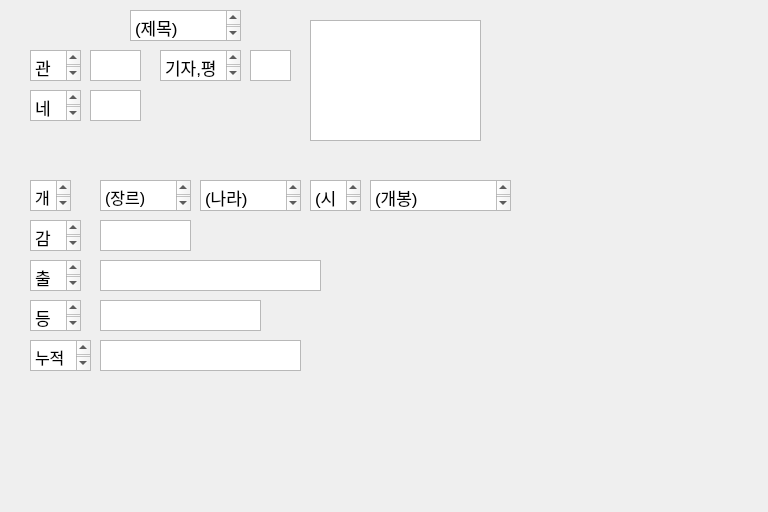
<?xml version="1.0" encoding="UTF-8"?>
<ui version="4.0">
 <class>Dialog</class>
 <widget class="QDialog" name="Dialog">
  <property name="geometry">
   <rect>
    <x>0</x>
    <y>0</y>
    <width>768</width>
    <height>512</height>
   </rect>
  </property>
  <property name="windowTitle">
   <string>Dialog</string>
  </property>
  <widget class="QTextEdit" name="textEdit">
   <property name="geometry">
    <rect>
     <x>130</x>
     <y>10</y>
     <width>111</width>
     <height>31</height>
    </rect>
   </property>
   <property name="html">
    <string>&lt;!DOCTYPE HTML PUBLIC &quot;-//W3C//DTD HTML 4.0//EN&quot; &quot;http://www.w3.org/TR/REC-html40/strict.dtd&quot;&gt;
&lt;html&gt;&lt;head&gt;&lt;meta name=&quot;qrichtext&quot; content=&quot;1&quot; /&gt;&lt;style type=&quot;text/css&quot;&gt;
p, li { white-space: pre-wrap; }
&lt;/style&gt;&lt;/head&gt;&lt;body style=&quot; font-family:'.AppleSystemUIFont'; font-size:13pt; font-weight:400; font-style:normal;&quot;&gt;
&lt;p style=&quot; margin-top:0px; margin-bottom:0px; margin-left:0px; margin-right:0px; -qt-block-indent:0; text-indent:0px;&quot;&gt;(제목)&lt;/p&gt;&lt;/body&gt;&lt;/html&gt;</string>
   </property>
  </widget>
  <widget class="QTextEdit" name="textEdit_2">
   <property name="geometry">
    <rect>
     <x>30</x>
     <y>50</y>
     <width>51</width>
     <height>31</height>
    </rect>
   </property>
   <property name="html">
    <string>&lt;!DOCTYPE HTML PUBLIC &quot;-//W3C//DTD HTML 4.0//EN&quot; &quot;http://www.w3.org/TR/REC-html40/strict.dtd&quot;&gt;
&lt;html&gt;&lt;head&gt;&lt;meta name=&quot;qrichtext&quot; content=&quot;1&quot; /&gt;&lt;style type=&quot;text/css&quot;&gt;
p, li { white-space: pre-wrap; }
&lt;/style&gt;&lt;/head&gt;&lt;body style=&quot; font-family:'.AppleSystemUIFont'; font-size:13pt; font-weight:400; font-style:normal;&quot;&gt;
&lt;p style=&quot; margin-top:0px; margin-bottom:0px; margin-left:0px; margin-right:0px; -qt-block-indent:0; text-indent:0px;&quot;&gt;관람객&lt;/p&gt;&lt;/body&gt;&lt;/html&gt;</string>
   </property>
  </widget>
  <widget class="QTextEdit" name="textEdit_3">
   <property name="geometry">
    <rect>
     <x>160</x>
     <y>50</y>
     <width>81</width>
     <height>31</height>
    </rect>
   </property>
   <property name="html">
    <string>&lt;!DOCTYPE HTML PUBLIC &quot;-//W3C//DTD HTML 4.0//EN&quot; &quot;http://www.w3.org/TR/REC-html40/strict.dtd&quot;&gt;
&lt;html&gt;&lt;head&gt;&lt;meta name=&quot;qrichtext&quot; content=&quot;1&quot; /&gt;&lt;style type=&quot;text/css&quot;&gt;
p, li { white-space: pre-wrap; }
&lt;/style&gt;&lt;/head&gt;&lt;body style=&quot; font-family:'.AppleSystemUIFont'; font-size:13pt; font-weight:400; font-style:normal;&quot;&gt;
&lt;p style=&quot; margin-top:0px; margin-bottom:0px; margin-left:0px; margin-right:0px; -qt-block-indent:0; text-indent:0px;&quot;&gt;기자,평론가&lt;/p&gt;&lt;/body&gt;&lt;/html&gt;</string>
   </property>
  </widget>
  <widget class="QTextEdit" name="textEdit_4">
   <property name="geometry">
    <rect>
     <x>30</x>
     <y>90</y>
     <width>51</width>
     <height>31</height>
    </rect>
   </property>
   <property name="html">
    <string>&lt;!DOCTYPE HTML PUBLIC &quot;-//W3C//DTD HTML 4.0//EN&quot; &quot;http://www.w3.org/TR/REC-html40/strict.dtd&quot;&gt;
&lt;html&gt;&lt;head&gt;&lt;meta name=&quot;qrichtext&quot; content=&quot;1&quot; /&gt;&lt;style type=&quot;text/css&quot;&gt;
p, li { white-space: pre-wrap; }
&lt;/style&gt;&lt;/head&gt;&lt;body style=&quot; font-family:'.AppleSystemUIFont'; font-size:13pt; font-weight:400; font-style:normal;&quot;&gt;
&lt;p style=&quot; margin-top:0px; margin-bottom:0px; margin-left:0px; margin-right:0px; -qt-block-indent:0; text-indent:0px;&quot;&gt;네티즌&lt;/p&gt;&lt;/body&gt;&lt;/html&gt;</string>
   </property>
  </widget>
  <widget class="QTextEdit" name="textEdit_5">
   <property name="geometry">
    <rect>
     <x>90</x>
     <y>50</y>
     <width>51</width>
     <height>31</height>
    </rect>
   </property>
   <property name="html">
    <string>&lt;!DOCTYPE HTML PUBLIC &quot;-//W3C//DTD HTML 4.0//EN&quot; &quot;http://www.w3.org/TR/REC-html40/strict.dtd&quot;&gt;
&lt;html&gt;&lt;head&gt;&lt;meta name=&quot;qrichtext&quot; content=&quot;1&quot; /&gt;&lt;style type=&quot;text/css&quot;&gt;
p, li { white-space: pre-wrap; }
&lt;/style&gt;&lt;/head&gt;&lt;body style=&quot; font-family:'.AppleSystemUIFont'; font-size:13pt; font-weight:400; font-style:normal;&quot;&gt;
&lt;p style=&quot;-qt-paragraph-type:empty; margin-top:0px; margin-bottom:0px; margin-left:0px; margin-right:0px; -qt-block-indent:0; text-indent:0px;&quot;&gt;&lt;br /&gt;&lt;/p&gt;&lt;/body&gt;&lt;/html&gt;</string>
   </property>
  </widget>
  <widget class="QTextEdit" name="textEdit_6">
   <property name="geometry">
    <rect>
     <x>90</x>
     <y>90</y>
     <width>51</width>
     <height>31</height>
    </rect>
   </property>
   <property name="html">
    <string>&lt;!DOCTYPE HTML PUBLIC &quot;-//W3C//DTD HTML 4.0//EN&quot; &quot;http://www.w3.org/TR/REC-html40/strict.dtd&quot;&gt;
&lt;html&gt;&lt;head&gt;&lt;meta name=&quot;qrichtext&quot; content=&quot;1&quot; /&gt;&lt;style type=&quot;text/css&quot;&gt;
p, li { white-space: pre-wrap; }
&lt;/style&gt;&lt;/head&gt;&lt;body style=&quot; font-family:'.AppleSystemUIFont'; font-size:13pt; font-weight:400; font-style:normal;&quot;&gt;
&lt;p style=&quot;-qt-paragraph-type:empty; margin-top:0px; margin-bottom:0px; margin-left:0px; margin-right:0px; -qt-block-indent:0; text-indent:0px;&quot;&gt;&lt;br /&gt;&lt;/p&gt;&lt;/body&gt;&lt;/html&gt;</string>
   </property>
  </widget>
  <widget class="QTextEdit" name="textEdit_7">
   <property name="geometry">
    <rect>
     <x>250</x>
     <y>50</y>
     <width>41</width>
     <height>31</height>
    </rect>
   </property>
   <property name="html">
    <string>&lt;!DOCTYPE HTML PUBLIC &quot;-//W3C//DTD HTML 4.0//EN&quot; &quot;http://www.w3.org/TR/REC-html40/strict.dtd&quot;&gt;
&lt;html&gt;&lt;head&gt;&lt;meta name=&quot;qrichtext&quot; content=&quot;1&quot; /&gt;&lt;style type=&quot;text/css&quot;&gt;
p, li { white-space: pre-wrap; }
&lt;/style&gt;&lt;/head&gt;&lt;body style=&quot; font-family:'.AppleSystemUIFont'; font-size:13pt; font-weight:400; font-style:normal;&quot;&gt;
&lt;p style=&quot;-qt-paragraph-type:empty; margin-top:0px; margin-bottom:0px; margin-left:0px; margin-right:0px; -qt-block-indent:0; text-indent:0px;&quot;&gt;&lt;br /&gt;&lt;/p&gt;&lt;/body&gt;&lt;/html&gt;</string>
   </property>
  </widget>
  <widget class="QGraphicsView" name="graphicsView">
   <property name="geometry">
    <rect>
     <x>310</x>
     <y>20</y>
     <width>171</width>
     <height>121</height>
    </rect>
   </property>
  </widget>
  <widget class="QTextEdit" name="textEdit_8">
   <property name="geometry">
    <rect>
     <x>30</x>
     <y>180</y>
     <width>41</width>
     <height>31</height>
    </rect>
   </property>
   <property name="html">
    <string>&lt;!DOCTYPE HTML PUBLIC &quot;-//W3C//DTD HTML 4.0//EN&quot; &quot;http://www.w3.org/TR/REC-html40/strict.dtd&quot;&gt;
&lt;html&gt;&lt;head&gt;&lt;meta name=&quot;qrichtext&quot; content=&quot;1&quot; /&gt;&lt;style type=&quot;text/css&quot;&gt;
p, li { white-space: pre-wrap; }
&lt;/style&gt;&lt;/head&gt;&lt;body style=&quot; font-family:'.AppleSystemUIFont'; font-size:13pt; font-weight:400; font-style:normal;&quot;&gt;
&lt;p style=&quot; margin-top:0px; margin-bottom:0px; margin-left:0px; margin-right:0px; -qt-block-indent:0; text-indent:0px;&quot;&gt;&lt;span style=&quot; font-size:12pt;&quot;&gt;개요&lt;/span&gt;&lt;/p&gt;
&lt;p style=&quot;-qt-paragraph-type:empty; margin-top:0px; margin-bottom:0px; margin-left:0px; margin-right:0px; -qt-block-indent:0; text-indent:0px; font-size:12pt;&quot;&gt;&lt;br /&gt;&lt;/p&gt;&lt;/body&gt;&lt;/html&gt;</string>
   </property>
  </widget>
  <widget class="QTextEdit" name="textEdit_9">
   <property name="geometry">
    <rect>
     <x>100</x>
     <y>180</y>
     <width>91</width>
     <height>31</height>
    </rect>
   </property>
   <property name="html">
    <string>&lt;!DOCTYPE HTML PUBLIC &quot;-//W3C//DTD HTML 4.0//EN&quot; &quot;http://www.w3.org/TR/REC-html40/strict.dtd&quot;&gt;
&lt;html&gt;&lt;head&gt;&lt;meta name=&quot;qrichtext&quot; content=&quot;1&quot; /&gt;&lt;style type=&quot;text/css&quot;&gt;
p, li { white-space: pre-wrap; }
&lt;/style&gt;&lt;/head&gt;&lt;body style=&quot; font-family:'.AppleSystemUIFont'; font-size:13pt; font-weight:400; font-style:normal;&quot;&gt;
&lt;p style=&quot; margin-top:0px; margin-bottom:0px; margin-left:0px; margin-right:0px; -qt-block-indent:0; text-indent:0px;&quot;&gt;&lt;span style=&quot; font-size:12pt;&quot;&gt;(장르)&lt;/span&gt;&lt;/p&gt;&lt;/body&gt;&lt;/html&gt;</string>
   </property>
  </widget>
  <widget class="QTextEdit" name="textEdit_10">
   <property name="geometry">
    <rect>
     <x>200</x>
     <y>180</y>
     <width>101</width>
     <height>31</height>
    </rect>
   </property>
   <property name="html">
    <string>&lt;!DOCTYPE HTML PUBLIC &quot;-//W3C//DTD HTML 4.0//EN&quot; &quot;http://www.w3.org/TR/REC-html40/strict.dtd&quot;&gt;
&lt;html&gt;&lt;head&gt;&lt;meta name=&quot;qrichtext&quot; content=&quot;1&quot; /&gt;&lt;style type=&quot;text/css&quot;&gt;
p, li { white-space: pre-wrap; }
&lt;/style&gt;&lt;/head&gt;&lt;body style=&quot; font-family:'.AppleSystemUIFont'; font-size:13pt; font-weight:400; font-style:normal;&quot;&gt;
&lt;p style=&quot; margin-top:0px; margin-bottom:0px; margin-left:0px; margin-right:0px; -qt-block-indent:0; text-indent:0px;&quot;&gt;(나라)&lt;/p&gt;&lt;/body&gt;&lt;/html&gt;</string>
   </property>
  </widget>
  <widget class="QTextEdit" name="textEdit_11">
   <property name="geometry">
    <rect>
     <x>310</x>
     <y>180</y>
     <width>51</width>
     <height>31</height>
    </rect>
   </property>
   <property name="html">
    <string>&lt;!DOCTYPE HTML PUBLIC &quot;-//W3C//DTD HTML 4.0//EN&quot; &quot;http://www.w3.org/TR/REC-html40/strict.dtd&quot;&gt;
&lt;html&gt;&lt;head&gt;&lt;meta name=&quot;qrichtext&quot; content=&quot;1&quot; /&gt;&lt;style type=&quot;text/css&quot;&gt;
p, li { white-space: pre-wrap; }
&lt;/style&gt;&lt;/head&gt;&lt;body style=&quot; font-family:'.AppleSystemUIFont'; font-size:13pt; font-weight:400; font-style:normal;&quot;&gt;
&lt;p style=&quot; margin-top:0px; margin-bottom:0px; margin-left:0px; margin-right:0px; -qt-block-indent:0; text-indent:0px;&quot;&gt;(시간)&lt;/p&gt;&lt;/body&gt;&lt;/html&gt;</string>
   </property>
  </widget>
  <widget class="QTextEdit" name="textEdit_12">
   <property name="geometry">
    <rect>
     <x>370</x>
     <y>180</y>
     <width>141</width>
     <height>31</height>
    </rect>
   </property>
   <property name="html">
    <string>&lt;!DOCTYPE HTML PUBLIC &quot;-//W3C//DTD HTML 4.0//EN&quot; &quot;http://www.w3.org/TR/REC-html40/strict.dtd&quot;&gt;
&lt;html&gt;&lt;head&gt;&lt;meta name=&quot;qrichtext&quot; content=&quot;1&quot; /&gt;&lt;style type=&quot;text/css&quot;&gt;
p, li { white-space: pre-wrap; }
&lt;/style&gt;&lt;/head&gt;&lt;body style=&quot; font-family:'.AppleSystemUIFont'; font-size:13pt; font-weight:400; font-style:normal;&quot;&gt;
&lt;p style=&quot; margin-top:0px; margin-bottom:0px; margin-left:0px; margin-right:0px; -qt-block-indent:0; text-indent:0px;&quot;&gt;(개봉)&lt;/p&gt;&lt;/body&gt;&lt;/html&gt;</string>
   </property>
  </widget>
  <widget class="QTextEdit" name="textEdit_13">
   <property name="geometry">
    <rect>
     <x>30</x>
     <y>220</y>
     <width>51</width>
     <height>31</height>
    </rect>
   </property>
   <property name="html">
    <string>&lt;!DOCTYPE HTML PUBLIC &quot;-//W3C//DTD HTML 4.0//EN&quot; &quot;http://www.w3.org/TR/REC-html40/strict.dtd&quot;&gt;
&lt;html&gt;&lt;head&gt;&lt;meta name=&quot;qrichtext&quot; content=&quot;1&quot; /&gt;&lt;style type=&quot;text/css&quot;&gt;
p, li { white-space: pre-wrap; }
&lt;/style&gt;&lt;/head&gt;&lt;body style=&quot; font-family:'.AppleSystemUIFont'; font-size:13pt; font-weight:400; font-style:normal;&quot;&gt;
&lt;p style=&quot; margin-top:0px; margin-bottom:0px; margin-left:0px; margin-right:0px; -qt-block-indent:0; text-indent:0px;&quot;&gt;감독&lt;/p&gt;&lt;/body&gt;&lt;/html&gt;</string>
   </property>
  </widget>
  <widget class="QTextEdit" name="textEdit_14">
   <property name="geometry">
    <rect>
     <x>100</x>
     <y>220</y>
     <width>91</width>
     <height>31</height>
    </rect>
   </property>
   <property name="html">
    <string>&lt;!DOCTYPE HTML PUBLIC &quot;-//W3C//DTD HTML 4.0//EN&quot; &quot;http://www.w3.org/TR/REC-html40/strict.dtd&quot;&gt;
&lt;html&gt;&lt;head&gt;&lt;meta name=&quot;qrichtext&quot; content=&quot;1&quot; /&gt;&lt;style type=&quot;text/css&quot;&gt;
p, li { white-space: pre-wrap; }
&lt;/style&gt;&lt;/head&gt;&lt;body style=&quot; font-family:'.AppleSystemUIFont'; font-size:13pt; font-weight:400; font-style:normal;&quot;&gt;
&lt;p style=&quot;-qt-paragraph-type:empty; margin-top:0px; margin-bottom:0px; margin-left:0px; margin-right:0px; -qt-block-indent:0; text-indent:0px;&quot;&gt;&lt;br /&gt;&lt;/p&gt;&lt;/body&gt;&lt;/html&gt;</string>
   </property>
  </widget>
  <widget class="QTextEdit" name="textEdit_15">
   <property name="geometry">
    <rect>
     <x>30</x>
     <y>260</y>
     <width>51</width>
     <height>31</height>
    </rect>
   </property>
   <property name="html">
    <string>&lt;!DOCTYPE HTML PUBLIC &quot;-//W3C//DTD HTML 4.0//EN&quot; &quot;http://www.w3.org/TR/REC-html40/strict.dtd&quot;&gt;
&lt;html&gt;&lt;head&gt;&lt;meta name=&quot;qrichtext&quot; content=&quot;1&quot; /&gt;&lt;style type=&quot;text/css&quot;&gt;
p, li { white-space: pre-wrap; }
&lt;/style&gt;&lt;/head&gt;&lt;body style=&quot; font-family:'.AppleSystemUIFont'; font-size:13pt; font-weight:400; font-style:normal;&quot;&gt;
&lt;p style=&quot; margin-top:0px; margin-bottom:0px; margin-left:0px; margin-right:0px; -qt-block-indent:0; text-indent:0px;&quot;&gt;출연&lt;/p&gt;&lt;/body&gt;&lt;/html&gt;</string>
   </property>
  </widget>
  <widget class="QTextEdit" name="textEdit_16">
   <property name="geometry">
    <rect>
     <x>100</x>
     <y>260</y>
     <width>221</width>
     <height>31</height>
    </rect>
   </property>
   <property name="html">
    <string>&lt;!DOCTYPE HTML PUBLIC &quot;-//W3C//DTD HTML 4.0//EN&quot; &quot;http://www.w3.org/TR/REC-html40/strict.dtd&quot;&gt;
&lt;html&gt;&lt;head&gt;&lt;meta name=&quot;qrichtext&quot; content=&quot;1&quot; /&gt;&lt;style type=&quot;text/css&quot;&gt;
p, li { white-space: pre-wrap; }
&lt;/style&gt;&lt;/head&gt;&lt;body style=&quot; font-family:'.AppleSystemUIFont'; font-size:13pt; font-weight:400; font-style:normal;&quot;&gt;
&lt;p style=&quot;-qt-paragraph-type:empty; margin-top:0px; margin-bottom:0px; margin-left:0px; margin-right:0px; -qt-block-indent:0; text-indent:0px;&quot;&gt;&lt;br /&gt;&lt;/p&gt;&lt;/body&gt;&lt;/html&gt;</string>
   </property>
  </widget>
  <widget class="QTextEdit" name="textEdit_17">
   <property name="geometry">
    <rect>
     <x>100</x>
     <y>300</y>
     <width>161</width>
     <height>31</height>
    </rect>
   </property>
   <property name="html">
    <string>&lt;!DOCTYPE HTML PUBLIC &quot;-//W3C//DTD HTML 4.0//EN&quot; &quot;http://www.w3.org/TR/REC-html40/strict.dtd&quot;&gt;
&lt;html&gt;&lt;head&gt;&lt;meta name=&quot;qrichtext&quot; content=&quot;1&quot; /&gt;&lt;style type=&quot;text/css&quot;&gt;
p, li { white-space: pre-wrap; }
&lt;/style&gt;&lt;/head&gt;&lt;body style=&quot; font-family:'.AppleSystemUIFont'; font-size:13pt; font-weight:400; font-style:normal;&quot;&gt;
&lt;p style=&quot;-qt-paragraph-type:empty; margin-top:0px; margin-bottom:0px; margin-left:0px; margin-right:0px; -qt-block-indent:0; text-indent:0px;&quot;&gt;&lt;br /&gt;&lt;/p&gt;&lt;/body&gt;&lt;/html&gt;</string>
   </property>
  </widget>
  <widget class="QTextEdit" name="textEdit_18">
   <property name="geometry">
    <rect>
     <x>30</x>
     <y>300</y>
     <width>51</width>
     <height>31</height>
    </rect>
   </property>
   <property name="html">
    <string>&lt;!DOCTYPE HTML PUBLIC &quot;-//W3C//DTD HTML 4.0//EN&quot; &quot;http://www.w3.org/TR/REC-html40/strict.dtd&quot;&gt;
&lt;html&gt;&lt;head&gt;&lt;meta name=&quot;qrichtext&quot; content=&quot;1&quot; /&gt;&lt;style type=&quot;text/css&quot;&gt;
p, li { white-space: pre-wrap; }
&lt;/style&gt;&lt;/head&gt;&lt;body style=&quot; font-family:'.AppleSystemUIFont'; font-size:13pt; font-weight:400; font-style:normal;&quot;&gt;
&lt;p style=&quot; margin-top:0px; margin-bottom:0px; margin-left:0px; margin-right:0px; -qt-block-indent:0; text-indent:0px;&quot;&gt;등급&lt;/p&gt;&lt;/body&gt;&lt;/html&gt;</string>
   </property>
  </widget>
  <widget class="QTextEdit" name="textEdit_19">
   <property name="geometry">
    <rect>
     <x>30</x>
     <y>340</y>
     <width>61</width>
     <height>31</height>
    </rect>
   </property>
   <property name="html">
    <string>&lt;!DOCTYPE HTML PUBLIC &quot;-//W3C//DTD HTML 4.0//EN&quot; &quot;http://www.w3.org/TR/REC-html40/strict.dtd&quot;&gt;
&lt;html&gt;&lt;head&gt;&lt;meta name=&quot;qrichtext&quot; content=&quot;1&quot; /&gt;&lt;style type=&quot;text/css&quot;&gt;
p, li { white-space: pre-wrap; }
&lt;/style&gt;&lt;/head&gt;&lt;body style=&quot; font-family:'.AppleSystemUIFont'; font-size:13pt; font-weight:400; font-style:normal;&quot;&gt;
&lt;p style=&quot; margin-top:0px; margin-bottom:0px; margin-left:0px; margin-right:0px; -qt-block-indent:0; text-indent:0px;&quot;&gt;&lt;span style=&quot; font-size:12pt;&quot;&gt;누적관객&lt;/span&gt;&lt;/p&gt;&lt;/body&gt;&lt;/html&gt;</string>
   </property>
  </widget>
  <widget class="QTextEdit" name="textEdit_20">
   <property name="geometry">
    <rect>
     <x>100</x>
     <y>340</y>
     <width>201</width>
     <height>31</height>
    </rect>
   </property>
   <property name="html">
    <string>&lt;!DOCTYPE HTML PUBLIC &quot;-//W3C//DTD HTML 4.0//EN&quot; &quot;http://www.w3.org/TR/REC-html40/strict.dtd&quot;&gt;
&lt;html&gt;&lt;head&gt;&lt;meta name=&quot;qrichtext&quot; content=&quot;1&quot; /&gt;&lt;style type=&quot;text/css&quot;&gt;
p, li { white-space: pre-wrap; }
&lt;/style&gt;&lt;/head&gt;&lt;body style=&quot; font-family:'.AppleSystemUIFont'; font-size:13pt; font-weight:400; font-style:normal;&quot;&gt;
&lt;p style=&quot;-qt-paragraph-type:empty; margin-top:0px; margin-bottom:0px; margin-left:0px; margin-right:0px; -qt-block-indent:0; text-indent:0px;&quot;&gt;&lt;br /&gt;&lt;/p&gt;&lt;/body&gt;&lt;/html&gt;</string>
   </property>
  </widget>
 </widget>
 <resources/>
 <connections/>
</ui>
